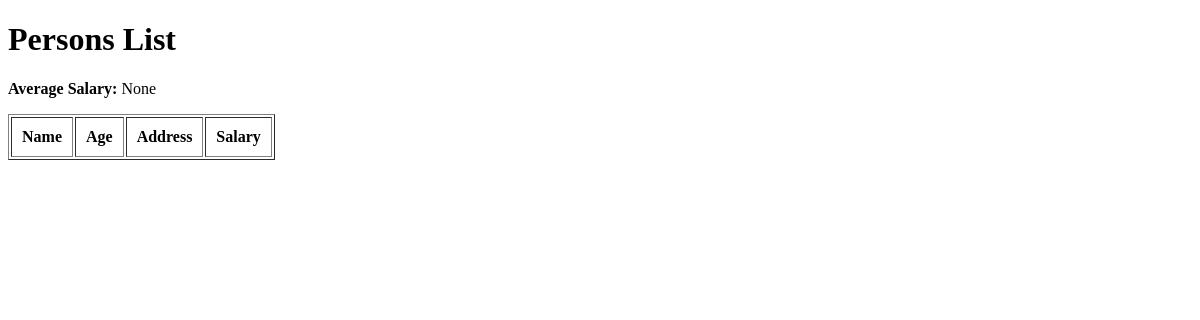
/names4/, run on an earlier commit of the app's database.
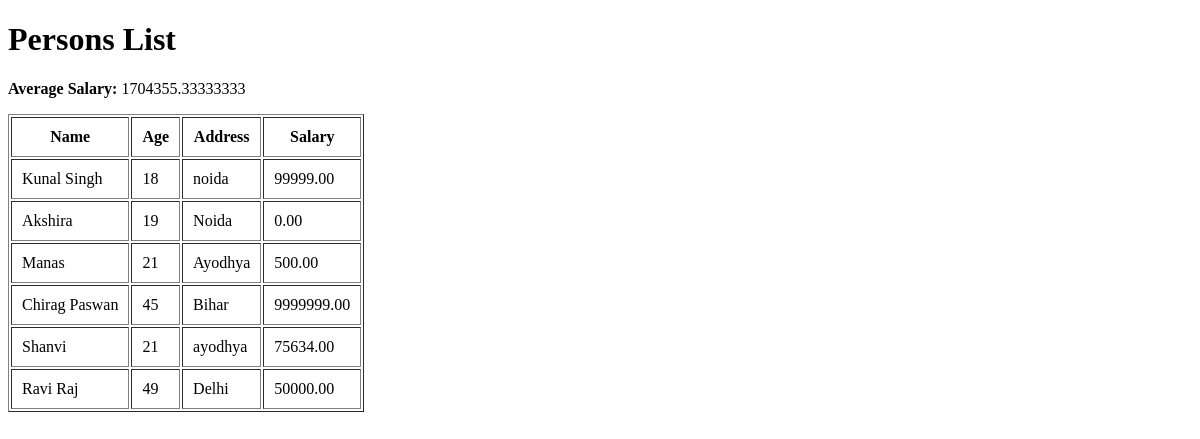
And on a later commit of the database.
### myapp/models.py (models this page shows, shortened)
class PersonPerson(models.Model):
    name = models.CharField(max_length=100)
    age = models.IntegerField()
    address = models.TextField()
    salary = models.DecimalField(max_digits=10, decimal_places=2)

### myapp/views.py (the view)
# urls.py: path('names4/', views.fetch4, name='fetch4'),
def fetch4(request):
    avg_salary = Person.objects.all().aggregate(Avg('salary'))['salary__avg']
    persons = Person.objects.all()
    return render(request, 'result.html', {'persons': persons, 'avg_salary': avg_salary})

### templates/result.html (shortened to what this page needs)
<!DOCTYPE html>
<html lang="en">
<head>
</head>
<body>
    <h1>Persons List</h1>
    <p><strong>Average Salary:</strong> {{ avg_salary }}</p>
    <table border="1" cellpadding="10">
        <thead>
            <tr>
                <th>Name</th>
                <th>Age</th>
                <th>Address</th>
                <th>Salary</th>
            </tr>
        </thead>
        <tbody>
            {% for person in persons %}
            <tr>
                <td>{{ person.name }}</td>
                <td>{{ person.age }}</td>
                <td>{{ person.address }}</td>
                <td>{{ person.salary }}</td>
            </tr>
            {% endfor %}
        </tbody>
    </table>
</body>
</html>

What changed in the data, as far as the page shows it:
added PersonPerson: name "Kunal Singh", age "18", address "noida", salary "99999.00"
added PersonPerson: name "Akshira", age "19", address "Noida", salary "0.00"
added PersonPerson: name "Manas", age "21", address "Ayodhya", salary "500.00"
added PersonPerson: name "Chirag Paswan", age "45", address "Bihar", salary "9999999.00"
added PersonPerson: name "Shanvi", age "21", address "ayodhya", salary "75634.00"
added PersonPerson: name "Ravi Raj", age "49", address "Delhi", salary "50000.00"
Also different on the page:
{{ avg_salary }}: "None" → "1704355.33333333"
